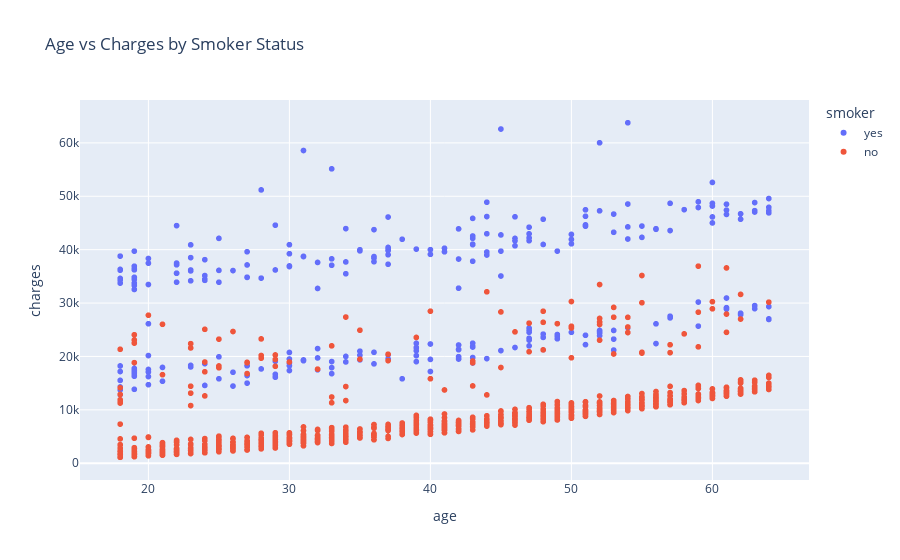

Notebook code for this chart:
### Markdown cell above
f you use df['age'] directly, Plotly treats it as a Series, not a DataFrame, so you can't 

use column names or other DataFrame features (like grouping, color, etc.). Passing the 

DataFrame allows Plotly to access all columns and metadata, making it more flexible for 

advanced plots.

Summary:

Use df['age'] for matplotlib.

Use df, x='age' for Plotly Express.

n Plotly Express histograms, the marginal argument adds extra plots to the histogram for 

additional context. The available types for marginal are:

"rug": Adds a rug plot (small vertical lines) showing individual data points.

"box": Adds a box plot summarizing the distribution.

"violin": Adds a violin plot showing the distribution's density.

"histogram": Adds a smaller histogram above or beside the main plot.

None: No marginal plot (default).

**output explanation**
Median: The line inside the box; it divides the data into two equal halves.

Q1 (First Quartile): The left (or bottom) edge of the box; 25% of data is below this value.

Q3 (Third Quartile): The right (or top) edge of the box; 75% of data is below this value.

Interquartile Range (IQR): The width of the box; calculated as Q3 - Q1.

Whiskers (Fences): Lines extending from the box to the smallest and largest values within 1.

5 × IQR from Q1 and Q3.

Outliers: Points outside the whiskers.

### Code cell
import plotly.express as px

# Scatter plot: Age vs Charges, colored by smoker status
fig = px.scatter(
    df,
    x='age',           # x-axis: age of customer
    y='charges',       # y-axis: medical charges
    color='smoker',    # color points by smoker status
    title='Age vs Charges by Smoker Status'
)
fig.show()

### Figure 1 — Plotly figure (JSON) as saved in the notebook; plotly's stock layout.template omitted (floating-point values rounded to 4 significant figures; data arrays with more than 128 entries replaced by an {"elided": "..."} marker saying what was removed)
{"data": [{"hovertemplate": "smoker=yes<br>age=%{x}<br>charges=%{y}<extra></extra>", "legendgroup": "yes", "marker": {"color": "#636efa", "symbol": "circle"}, "mode": "markers", "name": "yes", "showlegend": true, "type": "scattergl", "x": {"elided": "274 int values"}, "xaxis": "x", "y": {"elided": "274 float values"}, "yaxis": "y"}, {"hovertemplate": "smoker=no<br>age=%{x}<br>charges=%{y}<extra></extra>", "legendgroup": "no", "marker": {"color": "#EF553B", "symbol": "circle"}, "mode": "markers", "name": "no", "showlegend": true, "type": "scattergl", "x": {"elided": "1064 int values"}, "xaxis": "x", "y": {"elided": "1064 float values"}, "yaxis": "y"}], "layout": {"legend": {"title": {"text": "smoker"}, "tracegroupgap": 0}, "title": {"text": "Age vs Charges by Smoker Status"}, "xaxis": {"anchor": "y", "domain": [0, 1], "title": {"text": "age"}}, "yaxis": {"anchor": "x", "domain": [0, 1], "title": {"text": "charges"}}}}
